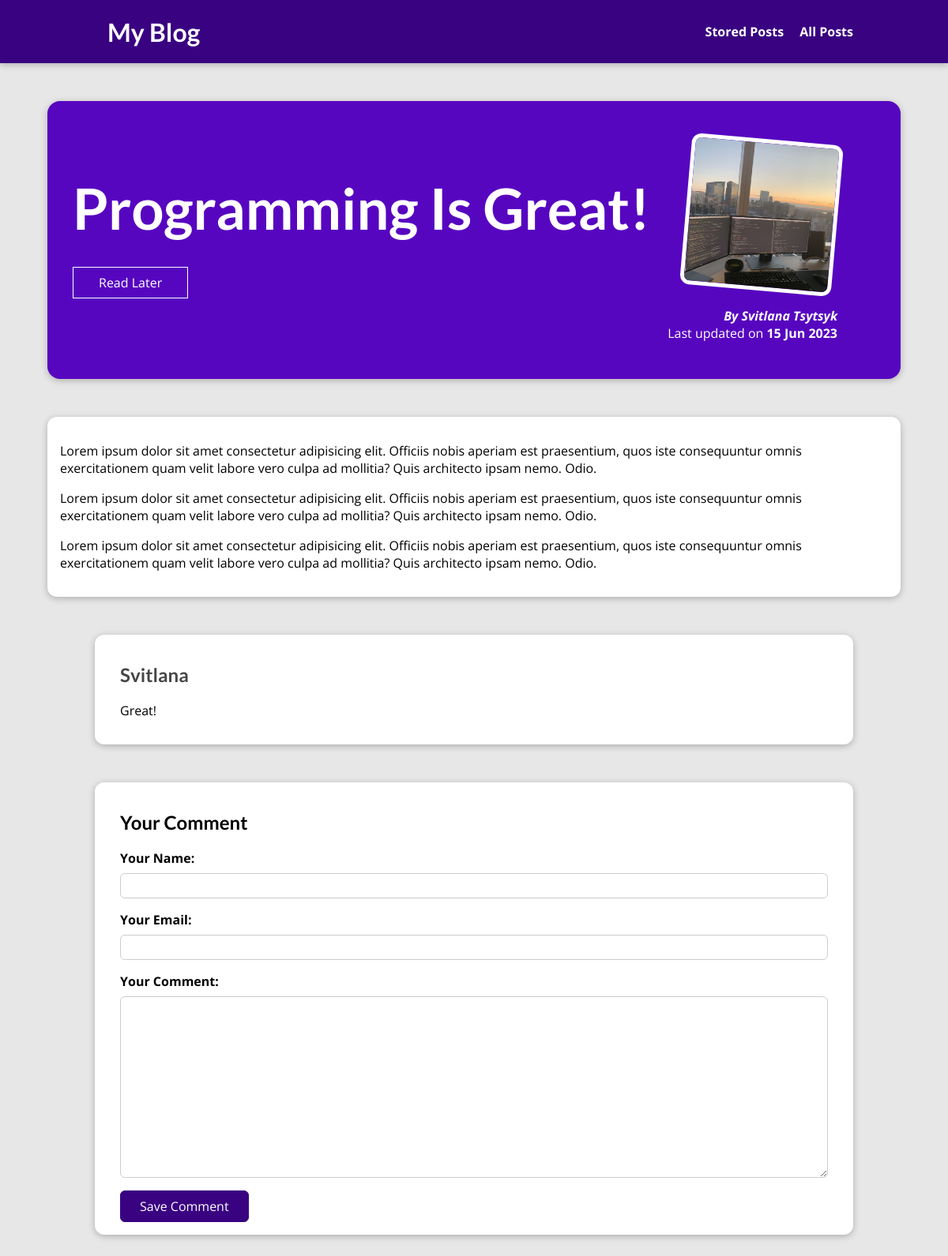
Before: /posts/programming-is-fun with the older database file.
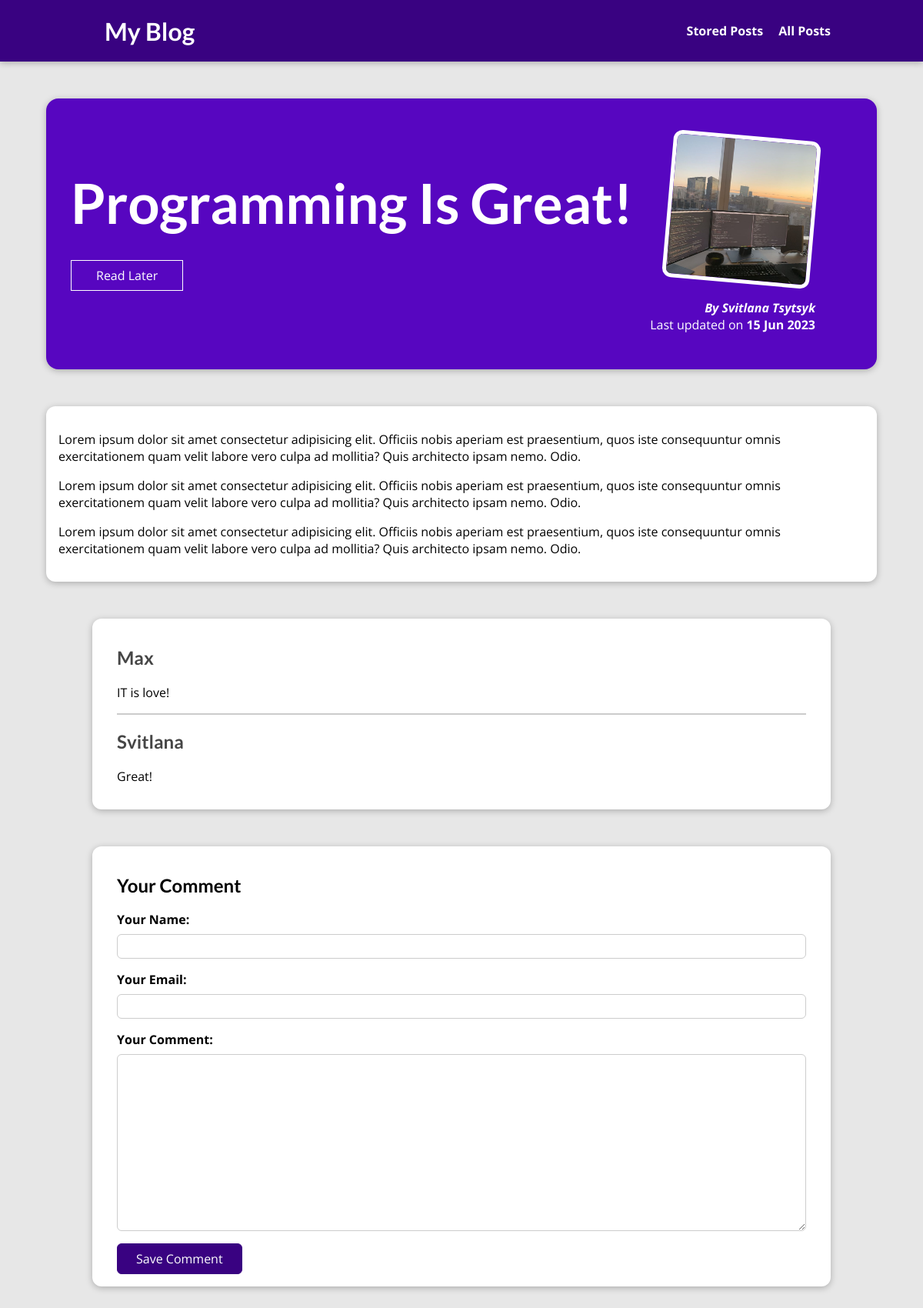
After: the same page with the newer database file.
### blog/models.py (models this page shows, shortened)
class Post(models.Model):
    title = models.CharField(max_length=150)
    excert=models.CharField(max_length=200)
    image = models.ImageField(upload_to="posts", null=True)
    date=models.DateField(auto_now=True)
    slug = models.SlugField(unique=True)
    content=models.TextField(validators=[MinLengthValidator(10)])
    author=models.ForeignKey(Author, on_delete=models.SET_NULL, null=True, related_name="posts")
    tags=models.ManyToManyField(Tag)

class Author(models.Model):
    first_name = models.CharField(max_length=100)
    last_name = models.CharField(max_length=100)
    email_address=models.EmailField()
    def full_name(self):
        return f"{self.first_name} {self.last_name}"
    def __str__(self):
        return self.full_name()

class Comment(models.Model):
    user_name=models.CharField(max_length=120)
    user_email=models.EmailField()
    text= models.TextField(max_length=400)
    post = models.ForeignKey(Post, on_delete=models.CASCADE, related_name="comments")

### blog/views.py (the view, shortened to what this page needs)
# urls.py: path("posts/<slug:slug>", views.SinglePostView.as_view(),
class SinglePostView(View):
    def is_stored_post(self, request, post_id):
        stored_posts = request.session.get("stored_posts")
        if stored_posts is not None:
            is_saved_for_later = post_id in stored_posts
        else:
            is_saved_for_later = False
        return is_saved_for_later
    def get(self, request, slug):
        post=Post.objects.get(slug=slug)
        context={
            "post": post,
            "post_tag": post.tags.all(),
            "comment_form": CommentForm(),
            "comments" : post.comments.all().order_by("-id"),
            "is_saved_for_later": self.is_stored_post(request, post.id)
        }
        return render(request, "blog/post-detail.html", context)

### blog/forms.py
class CommentForm(forms.ModelForm):
    class Meta:
        model=Comment
        exclude = ["post"]
        labels = {
            "user_name": "Your Name",
            "user_email": "Your Email",
            "text": "Your Comment"
        }

### blog/templates/blog/post-detail.html (shortened to what this page needs)
{% extends "base.html" %}
{% load static %}
{% block css_files %}
<link rel="stylesheet" href="{% static "blog/post-detail.css" %}" />
{% endblock %}
{% block content %}
<section id="summary">
  <h2>{{ post.title }}</h2>
  <div id="read-later">
    <form action="{% url "read-later" %}" method="POST">
      <button>
        {% if is_saved_for_later %}
          Remove from "Read Later" List
        {% else %}
          Read Later
        {% endif %}
      </button>
    </form>
  </div>
  <article>
    <img src="{{ post.image.url }}" alt="{{ post.title }}" />
    <address>By <a href="mailto:{{ post.author.email_address }}">{{ post.author }}</a></address>
    <div>Last updated on <time>{{ post.date|date:"d M Y" }}</time></div>
  </article>
</section>
<main>
  {{ post.content|linebreaks }}
</main>
<section id="comments">
  <ul>
    {% for comment in comments %}
      <li>
        <h2>{{ comment.user_name }}</h2>
        <p>{{ comment.text|linebreaks }}</p>
      </li>
    {% endfor %}
  </ul>
</section>
<section id="comment-form">
  <h2>Your Comment</h2>
  <form action="{% url "post-detail-page" post.slug %}" method="POST">
    {% for form_field in comment_form %}
      <div class="form-control {% if form_field.errors %}invalid{% endif %}">
        {{ form_field.label_tag }}
        {{ form_field }}
      </div>
    {% endfor %}
    <button>Save Comment</button>
  </form>
</section>
{% endblock %}

### templates/base.html (shortened to what this page needs)
{% load static %}
<!DOCTYPE html>
<html lang="en">
<head>
    <link rel="stylesheet" href="{% static "app.css" %}">
    {% block css_files %}{% endblock %}
</head>
<body>
    <header id='main-navigation'>
        <h1><a href="{% url "starting-page" %}">My Blog</a></h1>
        <nav>
            <a href="{% url "read-later" %}">Stored Posts</a>
            <a href="{% url "posts-page" %}">All Posts</a>
        </nav>
    </header>
    {% block content %}
    {% endblock %}
</body>
</html>

### static/app.css (style rules this page uses)
* { box-sizing: border-box; }
html { font-family: 'Open Sans', 'Lato', sans-serif; }
body { margin: 0; }
h1, h2, h3 { font-family: 'Lato', sans-serif; font-weight: bold; }
#main-navigation { width: 100%; height: 5rem; display: flex; justify-content: space-between; align-items: center; padding: 0 10%; position: absolute; top: 0; left: 0; }
#main-navigation a { text-decoration: none; color: white; font-weight: bold; margin-left: 1rem; }

### blog/static/blog/post-detail.css (style rules this page uses)
body { background-color: #e7e7e7; }
#main-navigation { background-color: #390281; box-shadow: 0 2px 8px rgba(0, 0, 0, 0.25); }
#summary { margin: 8rem auto 3rem auto; padding: 2rem; width: 90%; max-width: 90rem; border-radius: 16px; background-color: #5706c0; position: relative; box-shadow: 0 2px 8px rgba(0, 0, 0, 0.25); height: 22rem; }
#summary h2 { color: white; font-size: 4.5rem; margin-bottom: 0.25rem; }
#summary article { position: absolute; top: 2rem; right: 3rem; padding: 1rem 2rem; border-radius: 12px; text-align: right; color: white; }
#summary article img { width: 12rem; height: 12rem; border-radius: 12px; transform: rotateZ(5deg); border: 5px solid white; margin-bottom: 1rem; }
#summary address { font-weight: bold; }
#summary a { color: white; text-decoration: none; }
#summary time { font-weight: bold; }
#read-later { margin: 2rem 0; }
#read-later button { background-color: transparent; border: 1px solid white; padding: 0.5rem 2rem; font: inherit; color: white; cursor: pointer; }
main { width: 90%; max-width: 90rem; margin: 3rem auto; background-color: white; padding: 1rem; border-radius: 12px; box-shadow: 0 2px 8px rgba(0, 0, 0, 0.25); }
#comment-form { margin: 3rem auto; width: 90%; max-width: 40rem; border-radius: 12px; background-color: white; box-shadow: 0 2px 8px rgba(0, 0, 0, 0.25); padding: 1rem; }
#comment-form button { font: inherit; background-color: #390281; color: white; border: 1px solid #390281; padding: 0.5rem 1.5rem; border-radius: 6px; cursor: pointer; }
.form-control { margin-bottom: 1rem; }
.form-control label { font-weight: bold; margin-bottom: 0.5rem; display: block; }
.form-control input, .form-control textarea { display: block; width: 100%; font: inherit; padding: 0.25rem; border-radius: 6px; border: 1px solid #ccc; }
#comments, #comment-form { margin: 3rem auto; width: 90%; max-width: 60rem; border-radius: 12px; background-color: white; box-shadow: 0 2px 8px rgba(0, 0, 0, 0.25); padding: 1rem 2rem; }
#comments ul { list-style: none; margin: 0; padding: 0; }
#comments li { margin-bottom: 1rem; border-bottom: 2px solid #ccc; }
#comments li:last-of-type { border-bottom: none; }
#comments h2 { color: #464646; }

Changed rows visible on the page:
added Comment: user_name "Max", text "IT is love!"
